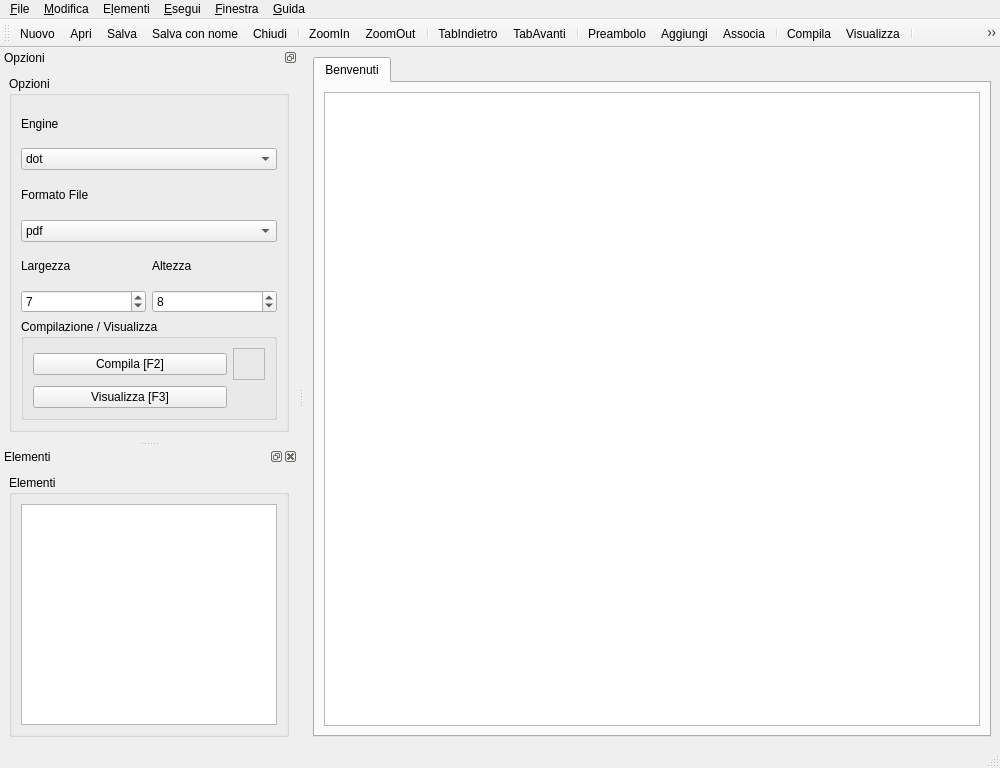
<?xml version="1.0" encoding="UTF-8"?>
<ui version="4.0">
 <class>MainWin_ui</class>
 <widget class="QMainWindow" name="MainWin_ui">
  <property name="geometry">
   <rect>
    <x>0</x>
    <y>0</y>
    <width>1000</width>
    <height>768</height>
   </rect>
  </property>
  <property name="windowTitle">
   <string>QDot Dot Generator</string>
  </property>
  <property name="windowIcon">
   <iconset resource="../resource.qrc">
    <normaloff>:/images/images/icon.png</normaloff>:/images/images/icon.png</iconset>
  </property>
  <property name="dockOptions">
   <set>QMainWindow::AllowNestedDocks|QMainWindow::AllowTabbedDocks|QMainWindow::AnimatedDocks</set>
  </property>
  <widget class="QWidget" name="centralwidget">
   <layout class="QGridLayout" name="gridLayout_6">
    <item row="0" column="0">
     <widget class="QTabWidget" name="mainTab">
      <property name="currentIndex">
       <number>0</number>
      </property>
      <widget class="QWidget" name="tab">
       <attribute name="title">
        <string>Benvenuti</string>
       </attribute>
       <layout class="QGridLayout">
        <item row="0" column="0">
         <widget class="QTextBrowser" name="textBrowser">
          <property name="html">
           <string>&lt;!DOCTYPE HTML PUBLIC &quot;-//W3C//DTD HTML 4.0//EN&quot; &quot;http://www.w3.org/TR/REC-html40/strict.dtd&quot;&gt;
&lt;html&gt;&lt;head&gt;&lt;meta name=&quot;qrichtext&quot; content=&quot;1&quot; /&gt;&lt;style type=&quot;text/css&quot;&gt;
p, li { white-space: pre-wrap; }
&lt;/style&gt;&lt;/head&gt;&lt;body style=&quot; font-family:'Sans Serif'; font-size:10pt; font-weight:400; font-style:normal;&quot;&gt;
&lt;table border=&quot;0&quot; style=&quot;-qt-table-type: root; margin-top:18px; margin-bottom:18px; margin-left:18px; margin-right:18px;&quot;&gt;
&lt;tr&gt;
&lt;td style=&quot;border: none;&quot;&gt;
&lt;p align=&quot;center&quot; style=&quot; margin-top:0px; margin-bottom:0px; margin-left:0px; margin-right:0px; -qt-block-indent:0; text-indent:0px;&quot;&gt;&lt;img src=&quot;:/images/logo&quot; /&gt;&lt;/p&gt;&lt;/td&gt;&lt;/tr&gt;&lt;/table&gt;&lt;/body&gt;&lt;/html&gt;</string>
          </property>
          <property name="autoFormatting">
           <set>QTextEdit::AutoAll</set>
          </property>
          <property name="openExternalLinks">
           <bool>true</bool>
          </property>
         </widget>
        </item>
       </layout>
      </widget>
     </widget>
    </item>
   </layout>
  </widget>
  <widget class="QMenuBar" name="menubar">
   <property name="geometry">
    <rect>
     <x>0</x>
     <y>0</y>
     <width>1000</width>
     <height>20</height>
    </rect>
   </property>
   <widget class="QMenu" name="menuFile">
    <property name="title">
     <string>&amp;File</string>
    </property>
    <addaction name="separator"/>
    <addaction name="actionNew"/>
    <addaction name="actionOpen"/>
    <addaction name="actionSave"/>
    <addaction name="actionSaveAs"/>
    <addaction name="actionClose"/>
    <addaction name="separator"/>
    <addaction name="actionExit"/>
   </widget>
   <widget class="QMenu" name="menuAbout">
    <property name="title">
     <string>&amp;Guida</string>
    </property>
    <addaction name="actionAbout"/>
   </widget>
   <widget class="QMenu" name="menuEsegui">
    <property name="title">
     <string>&amp;Esegui</string>
    </property>
    <addaction name="actionExec"/>
    <addaction name="actionView"/>
   </widget>
   <widget class="QMenu" name="menuEdit">
    <property name="title">
     <string>&amp;Modifica</string>
    </property>
    <addaction name="actionZoomIn"/>
    <addaction name="actionZoomOut"/>
    <addaction name="actionDrawLine"/>
    <addaction name="actionPreamble"/>
    <addaction name="separator"/>
    <addaction name="actionSettings"/>
   </widget>
   <widget class="QMenu" name="menuInserisci">
    <property name="title">
     <string>E&amp;lementi</string>
    </property>
    <addaction name="actAddElement"/>
    <addaction name="actAssociateElement"/>
   </widget>
   <widget class="QMenu" name="menuFinestra">
    <property name="title">
     <string>&amp;Finestra</string>
    </property>
    <addaction name="actPrevTab"/>
    <addaction name="actNextTab"/>
   </widget>
   <addaction name="menuFile"/>
   <addaction name="menuEdit"/>
   <addaction name="menuInserisci"/>
   <addaction name="menuEsegui"/>
   <addaction name="menuFinestra"/>
   <addaction name="menuAbout"/>
  </widget>
  <widget class="QStatusBar" name="statusbar"/>
  <widget class="QDockWidget" name="dock1">
   <property name="sizePolicy">
    <sizepolicy hsizetype="Preferred" vsizetype="Minimum">
     <horstretch>0</horstretch>
     <verstretch>0</verstretch>
    </sizepolicy>
   </property>
   <property name="minimumSize">
    <size>
     <width>213</width>
     <height>355</height>
    </size>
   </property>
   <property name="maximumSize">
    <size>
     <width>524287</width>
     <height>400</height>
    </size>
   </property>
   <property name="allowedAreas">
    <set>Qt::AllDockWidgetAreas</set>
   </property>
   <property name="features">
    <set>QDockWidget::DockWidgetFloatable|QDockWidget::DockWidgetMovable</set>
   </property>
   <property name="floating">
    <bool>false</bool>
   </property>
   <property name="windowTitle">
    <string>Opzioni</string>
   </property>
   <attribute name="dockWidgetArea">
    <number>1</number>
   </attribute>
   <widget class="QWidget" name="dockWidgetContents">
    <layout class="QGridLayout" name="gridLayout_5">
     <item row="0" column="0">
      <widget class="QGroupBox" name="groupBox_4">
       <property name="title">
        <string>Opzioni</string>
       </property>
       <layout class="QGridLayout" name="gridLayout_4">
        <item row="0" column="0" colspan="2">
         <layout class="QVBoxLayout" name="verticalLayout">
          <property name="sizeConstraint">
           <enum>QLayout::SetFixedSize</enum>
          </property>
          <item>
           <widget class="QLabel" name="label_3">
            <property name="text">
             <string>Engine</string>
            </property>
           </widget>
          </item>
          <item>
           <widget class="QComboBox" name="cmbEngine">
            <item>
             <property name="text">
              <string>dot</string>
             </property>
            </item>
            <item>
             <property name="text">
              <string>neato</string>
             </property>
            </item>
            <item>
             <property name="text">
              <string>fdp</string>
             </property>
            </item>
            <item>
             <property name="text">
              <string>circo</string>
             </property>
            </item>
            <item>
             <property name="text">
              <string>twopi</string>
             </property>
            </item>
           </widget>
          </item>
         </layout>
        </item>
        <item row="1" column="0" colspan="2">
         <layout class="QVBoxLayout" name="verticalLayout_2">
          <property name="sizeConstraint">
           <enum>QLayout::SetMinimumSize</enum>
          </property>
          <item>
           <widget class="QLabel" name="label">
            <property name="text">
             <string>Formato File</string>
            </property>
           </widget>
          </item>
          <item>
           <widget class="QComboBox" name="cmbDestType">
            <item>
             <property name="text">
              <string>pdf</string>
             </property>
            </item>
            <item>
             <property name="text">
              <string>jpg</string>
             </property>
            </item>
            <item>
             <property name="text">
              <string>png</string>
             </property>
            </item>
            <item>
             <property name="text">
              <string>gif</string>
             </property>
            </item>
           </widget>
          </item>
         </layout>
        </item>
        <item row="2" column="0">
         <layout class="QVBoxLayout" name="verticalLayout_3">
          <item>
           <widget class="QLabel" name="label_2">
            <property name="text">
             <string>Largezza</string>
            </property>
           </widget>
          </item>
          <item>
           <widget class="QSpinBox" name="edtWidth">
            <property name="value">
             <number>7</number>
            </property>
            <property name="minimum">
             <number>1</number>
            </property>
            <property name="maximum">
             <number>10</number>
            </property>
           </widget>
          </item>
         </layout>
        </item>
        <item row="2" column="1">
         <layout class="QVBoxLayout" name="verticalLayout_4">
          <item>
           <widget class="QLabel" name="label_4">
            <property name="text">
             <string>Altezza</string>
            </property>
           </widget>
          </item>
          <item>
           <widget class="QSpinBox" name="edtHeight">
            <property name="value">
             <number>8</number>
            </property>
            <property name="minimum">
             <number>1</number>
            </property>
            <property name="maximum">
             <number>10</number>
            </property>
           </widget>
          </item>
         </layout>
        </item>
        <item row="3" column="0" colspan="2">
         <widget class="QGroupBox" name="groupBox_2">
          <property name="maximumSize">
           <size>
            <width>16777215</width>
            <height>102</height>
           </size>
          </property>
          <property name="title">
           <string>Compilazione / Visualizza</string>
          </property>
          <layout class="QGridLayout" name="gridLayout_2">
           <item row="1" column="0">
            <widget class="QPushButton" name="btnView">
             <property name="text">
              <string>Visualizza [F3]</string>
             </property>
             <property name="icon">
              <iconset resource="../resource.qrc">
               <normaloff>:/images/images/view.png</normaloff>:/images/images/view.png</iconset>
             </property>
            </widget>
           </item>
           <item row="0" column="0">
            <widget class="QPushButton" name="btnCompile">
             <property name="text">
              <string>Compila [F2]</string>
             </property>
             <property name="icon">
              <iconset resource="../resource.qrc">
               <normaloff>:/images/compile.png</normaloff>:/images/compile.png</iconset>
             </property>
            </widget>
           </item>
           <item row="0" column="1">
            <widget class="LedFrame" name="ledFrame">
             <property name="sizePolicy">
              <sizepolicy hsizetype="Preferred" vsizetype="Fixed">
               <horstretch>0</horstretch>
               <verstretch>0</verstretch>
              </sizepolicy>
             </property>
             <property name="minimumSize">
              <size>
               <width>32</width>
               <height>32</height>
              </size>
             </property>
             <property name="maximumSize">
              <size>
               <width>32</width>
               <height>32</height>
              </size>
             </property>
             <property name="frameShape">
              <enum>QFrame::StyledPanel</enum>
             </property>
             <property name="frameShadow">
              <enum>QFrame::Raised</enum>
             </property>
            </widget>
           </item>
          </layout>
         </widget>
        </item>
       </layout>
      </widget>
     </item>
    </layout>
   </widget>
  </widget>
  <widget class="QDockWidget" name="dock2">
   <property name="allowedAreas">
    <set>Qt::LeftDockWidgetArea|Qt::RightDockWidgetArea|Qt::TopDockWidgetArea</set>
   </property>
   <property name="features">
    <set>QDockWidget::AllDockWidgetFeatures</set>
   </property>
   <property name="floating">
    <bool>false</bool>
   </property>
   <property name="windowTitle">
    <string>Elementi</string>
   </property>
   <attribute name="dockWidgetArea">
    <number>1</number>
   </attribute>
   <widget class="QWidget" name="dockWidgetContents2">
    <layout class="QGridLayout" name="gridLayout_3">
     <item row="0" column="0">
      <widget class="QGroupBox" name="groupBox_3">
       <property name="title">
        <string>Elementi</string>
       </property>
       <layout class="QGridLayout" name="gridLayout">
        <property name="sizeConstraint">
         <enum>QLayout::SetMaximumSize</enum>
        </property>
        <item row="0" column="0">
         <widget class="QListWidget" name="elementsList">
          <property name="sizePolicy">
           <sizepolicy hsizetype="Expanding" vsizetype="Expanding">
            <horstretch>0</horstretch>
            <verstretch>0</verstretch>
           </sizepolicy>
          </property>
          <property name="contextMenuPolicy">
           <enum>Qt::ActionsContextMenu</enum>
          </property>
          <property name="editTriggers">
           <set>QAbstractItemView::CurrentChanged|QAbstractItemView::DoubleClicked|QAbstractItemView::EditKeyPressed</set>
          </property>
          <property name="alternatingRowColors">
           <bool>true</bool>
          </property>
         </widget>
        </item>
       </layout>
      </widget>
     </item>
    </layout>
   </widget>
  </widget>
  <widget class="QToolBar" name="toolBar">
   <property name="windowTitle">
    <string>toolBar</string>
   </property>
   <attribute name="toolBarArea">
    <enum>TopToolBarArea</enum>
   </attribute>
   <attribute name="toolBarBreak">
    <bool>false</bool>
   </attribute>
   <addaction name="actionNew"/>
   <addaction name="actionOpen"/>
   <addaction name="actionSave"/>
   <addaction name="actionSaveAs"/>
   <addaction name="actionClose"/>
   <addaction name="separator"/>
   <addaction name="actionZoomIn"/>
   <addaction name="actionZoomOut"/>
   <addaction name="separator"/>
   <addaction name="actPrevTab"/>
   <addaction name="actNextTab"/>
   <addaction name="separator"/>
   <addaction name="actionPreamble"/>
   <addaction name="actAddElement"/>
   <addaction name="actAssociateElement"/>
   <addaction name="separator"/>
   <addaction name="actionExec"/>
   <addaction name="actionView"/>
   <addaction name="separator"/>
   <addaction name="actionSettings"/>
  </widget>
  <action name="actionExit">
   <property name="icon">
    <iconset resource="../resource.qrc">
     <normaloff>:/images/images/exit.png</normaloff>:/images/images/exit.png</iconset>
   </property>
   <property name="text">
    <string>&amp;Esci</string>
   </property>
   <property name="shortcut">
    <string>Ctrl+Q</string>
   </property>
  </action>
  <action name="actionNew">
   <property name="icon">
    <iconset resource="../resource.qrc">
     <normaloff>:/images/new.png</normaloff>:/images/new.png</iconset>
   </property>
   <property name="text">
    <string>&amp;Nuovo</string>
   </property>
   <property name="shortcut">
    <string>Ctrl+N</string>
   </property>
  </action>
  <action name="actionOpen">
   <property name="icon">
    <iconset resource="../resource.qrc">
     <normaloff>:/images/open.png</normaloff>:/images/open.png</iconset>
   </property>
   <property name="text">
    <string>&amp;Apri</string>
   </property>
   <property name="shortcut">
    <string>Ctrl+O</string>
   </property>
  </action>
  <action name="actionSave">
   <property name="icon">
    <iconset resource="../resource.qrc">
     <normaloff>:/images/images/save.png</normaloff>:/images/images/save.png</iconset>
   </property>
   <property name="text">
    <string>&amp;Salva</string>
   </property>
   <property name="shortcut">
    <string>Ctrl+S</string>
   </property>
  </action>
  <action name="actionSaveAs">
   <property name="icon">
    <iconset resource="../resource.qrc">
     <normaloff>:/images/images/saveas.png</normaloff>:/images/images/saveas.png</iconset>
   </property>
   <property name="text">
    <string>Sa&amp;lva con nome</string>
   </property>
   <property name="shortcut">
    <string>Ctrl+Shift+S</string>
   </property>
  </action>
  <action name="actionClose">
   <property name="icon">
    <iconset resource="../resource.qrc">
     <normaloff>:/images/close.png</normaloff>:/images/close.png</iconset>
   </property>
   <property name="text">
    <string>&amp;Chiudi</string>
   </property>
   <property name="shortcut">
    <string>Ctrl+W</string>
   </property>
  </action>
  <action name="actionExec">
   <property name="icon">
    <iconset resource="../resource.qrc">
     <normaloff>:/images/compile.png</normaloff>:/images/compile.png</iconset>
   </property>
   <property name="text">
    <string>Compila</string>
   </property>
   <property name="shortcut">
    <string>F2</string>
   </property>
  </action>
  <action name="actionView">
   <property name="icon">
    <iconset resource="../resource.qrc">
     <normaloff>:/images/images/view.png</normaloff>:/images/images/view.png</iconset>
   </property>
   <property name="text">
    <string>Visualizza</string>
   </property>
   <property name="shortcut">
    <string>F3</string>
   </property>
  </action>
  <action name="actionZoomIn">
   <property name="icon">
    <iconset resource="../resource.qrc">
     <normaloff>:/images/images/zoomIn.png</normaloff>:/images/images/zoomIn.png</iconset>
   </property>
   <property name="text">
    <string>ZoomIn</string>
   </property>
   <property name="shortcut">
    <string>Ctrl++</string>
   </property>
  </action>
  <action name="actionZoomOut">
   <property name="icon">
    <iconset resource="../resource.qrc">
     <normaloff>:/images/images/zoomOut.png</normaloff>:/images/images/zoomOut.png</iconset>
   </property>
   <property name="text">
    <string>ZoomOut</string>
   </property>
   <property name="shortcut">
    <string>Ctrl+-</string>
   </property>
  </action>
  <action name="actionAbout">
   <property name="icon">
    <iconset resource="../resource.qrc">
     <normaloff>:/images/images/icon.png</normaloff>:/images/images/icon.png</iconset>
   </property>
   <property name="text">
    <string>About</string>
   </property>
  </action>
  <action name="actionDrawLine">
   <property name="text">
    <string>Disegna linea</string>
   </property>
   <property name="shortcut">
    <string>Ctrl+Space</string>
   </property>
  </action>
  <action name="actionPreamble">
   <property name="icon">
    <iconset resource="../resource.qrc">
     <normaloff>:/images/preamble.png</normaloff>:/images/preamble.png</iconset>
   </property>
   <property name="text">
    <string>Preambolo</string>
   </property>
   <property name="shortcut">
    <string>Ctrl+P</string>
   </property>
  </action>
  <action name="actAddElement">
   <property name="icon">
    <iconset resource="../resource.qrc">
     <normaloff>:/images/images/add.png</normaloff>:/images/images/add.png</iconset>
   </property>
   <property name="text">
    <string>Aggiungi</string>
   </property>
   <property name="shortcut">
    <string>Ctrl+I</string>
   </property>
  </action>
  <action name="actAssociateElement">
   <property name="icon">
    <iconset resource="../resource.qrc">
     <normaloff>:/images/images/associate.png</normaloff>:/images/images/associate.png</iconset>
   </property>
   <property name="text">
    <string>Associa</string>
   </property>
   <property name="shortcut">
    <string>Ctrl+L</string>
   </property>
  </action>
  <action name="actPrevTab">
   <property name="icon">
    <iconset resource="../resource.qrc">
     <normaloff>:/images/images/prev.png</normaloff>:/images/images/prev.png</iconset>
   </property>
   <property name="text">
    <string>TabIndietro</string>
   </property>
   <property name="shortcut">
    <string>Meta+Left</string>
   </property>
  </action>
  <action name="actNextTab">
   <property name="icon">
    <iconset resource="../resource.qrc">
     <normaloff>:/images/images/next.png</normaloff>:/images/images/next.png</iconset>
   </property>
   <property name="text">
    <string>TabAvanti</string>
   </property>
   <property name="shortcut">
    <string>Meta+Right</string>
   </property>
  </action>
  <action name="actionSettings">
   <property name="icon">
    <iconset resource="../resource.qrc">
     <normaloff>:/images/images/configure.png</normaloff>:/images/images/configure.png</iconset>
   </property>
   <property name="text">
    <string>&amp;Impostazioni</string>
   </property>
  </action>
 </widget>
 <customwidgets>
  <customwidget>
   <class>LedFrame</class>
   <extends>QFrame</extends>
   <header location="global">LedFrame.h</header>
   <container>1</container>
  </customwidget>
 </customwidgets>
 <tabstops>
  <tabstop>btnView</tabstop>
  <tabstop>mainTab</tabstop>
  <tabstop>textBrowser</tabstop>
 </tabstops>
 <resources>
  <include location="../resource.qrc"/>
 </resources>
 <connections/>
</ui>
